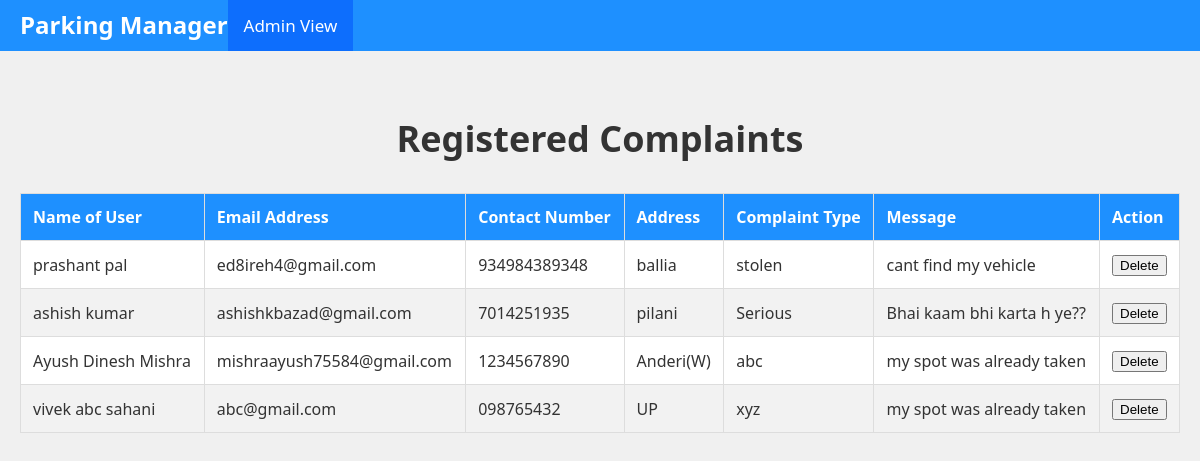
Screenshot of /printcomplaint/ with the database file from the repository.
### parking/models.py (models this page shows, shortened)
class Complaints(models.Model):
    fname = models.CharField(max_length=20)
    mname = models.CharField(max_length=20, default="")
    lname = models.CharField(max_length=20)
    contactno = models.CharField(max_length=10, default="")
    email = models.EmailField(default="null")
    address = models.CharField(max_length=200, default="")
    space = models.CharField(max_length=30, default="")
    message = models.CharField(max_length=2000, default="")

### parking/views.py (the view)
# urls.py: path('printcomplaint/', views.printcomplaint, name='printcomplaint'),
def printcomplaint(request):
    obj = Complaints.objects.filter().all()
    return render(request, 'printcomplaint.html', {'obj':obj})

### parking/templates/printcomplaint.html (shortened to what this page needs)
<!DOCTYPE html>
<html lang="en">
<head>
</head>
<body>
<div class="topnav">
    <div class="brand-logo">Parking Manager</div>
    <a href="/adminpage/" class="active">Admin View</a>
</div>
<div class="content">
    <h1 class="complaint-heading">Registered Complaints</h1>
    <table>
        <thead>
        <tr>
            <th>Name of User</th>
            <th>Email Address</th>
            <th>Contact Number</th>
            <th>Address</th>
            <th>Complaint Type</th>
            <th>Message</th>
            <th>Action</th>
        </tr>
        </thead>
        <tbody>
        {% if obj %}
            {% for complaint in obj %}
                <tr>
                    <td>{{ complaint.fname }} {{ complaint.mname }} {{ complaint.lname }}</td>
                    <td>{{ complaint.email }}</td>
                    <td>{{ complaint.contactno }}</td>
                    <td>{{ complaint.address }}</td>
                    <td>{{ complaint.space }}</td>
                    <td>{{ complaint.message }}</td>
                    <td>
                        <form action="{% url 'delete_complaint' complaint.id %}" method="post">
                            <button type="submit">Delete</button>
                        </form>
                    </td>
                </tr>
            {% endfor %}
        {% else %}
            <tr>
                <td colspan="7">No complaints registered.</td>
            </tr>
        {% endif %}
        </tbody>
    </table>
</div>
</body>
</html>

### parking/templates/printcomplaint.html (style rules this page uses)
body { font-family: 'Segoe UI', Tahoma, Geneva, Verdana, sans-serif; margin: 0; padding: 0; background-color: #f0f0f0; color: #333; }
.topnav { background-color: #1E90FF; overflow: hidden; position: fixed; width: 100%; top: 0; z-index: 1000; }
.topnav a { float: left; color: #fff; text-align: center; padding: 14px 16px; text-decoration: none; font-size: 17px; }
.topnav a.active { background-color: #0d6efd; }
.brand-logo { float: left; margin-left: 20px; margin-top: 8px; font-size: 24px; font-weight: bold; color: #fff; }
.content { margin-top: 70px; padding: 20px; }
.complaint-heading { text-align: center; font-size: 36px; margin-bottom: 30px; }
table { width: 100%; border-collapse: collapse; margin-top: 20px; background-color: #fff; }
th, td { border: 1px solid #ddd; padding: 12px; text-align: left; }
th { background-color: #1E90FF; color: #fff; }
tr:nth-child(even) { background-color: #f2f2f2; }

### rows the page displays
Complaints: fname "prashant", lname "pal", email "ed8ireh4@gmail.com", contactno "934984389348", address "ballia", space "stolen", message "cant find my vehicle"
Complaints: fname "ashish", lname "kumar", email "ashishkbazad@gmail.com", contactno "7014251935", address "pilani", space "Serious", message "Bhai kaam bhi karta h ye??"
Complaints: fname "Ayush", mname "Dinesh", lname "Mishra", email "mishraayush75584@gmail.com", contactno "1234567890", address "Anderi(W)", space "abc", message "my spot was already taken"
Complaints: fname "vivek", mname "abc", lname "sahani", email "abc@gmail.com", contactno "098765432", address "UP", space "xyz", message "my spot was already taken"
